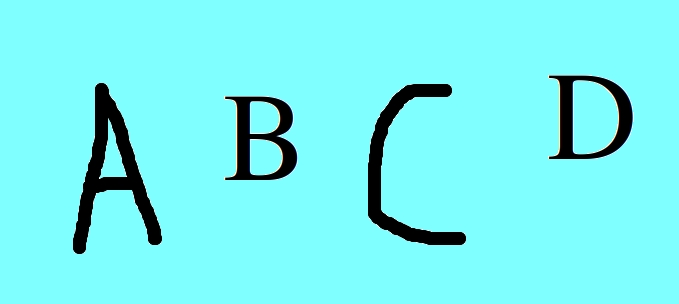
#> input picture img/abcd_handwritten.jpg, 679 x 304 px
$ python test_digit_separation.py   (older library calls are emulated)
#> lines starting #> are read from the running program, lines starting #| are printed output that depends on the picture; after the words box and inside, x2 and y2 are one past the last pixel; in counts of white or black regions, pixels touching at a corner belong together
# -*- coding: utf-8 -*-
"""
Created on Fri Jan  3 14:47:59 2020

@author: jakob
"""

# import the necessary packages
import numpy as np
import cv2
import imutils

# load the image, convert it to grayscale, and blur it to remove noise
image = cv2.imread("../img/abcd_handwritten.jpg")
#> image is the input picture: shape (304, 679, 3); mean B, G, R 238.5, 238.5, 119.7
gray = cv2.cvtColor(image, cv2.COLOR_BGR2GRAY)
gray = cv2.GaussianBlur(gray, (7, 7), 0)
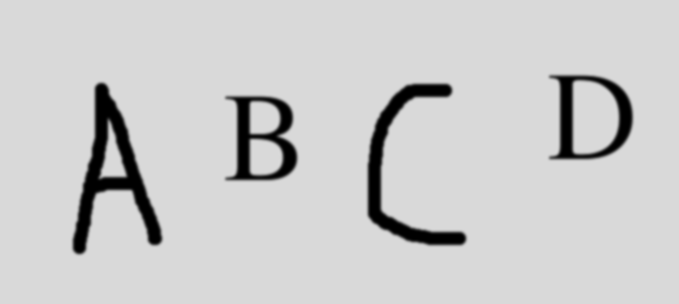
#> gray: shape (304, 679); min 0, max 218, mean 203.2

# threshold the image
ret,thresh1 = cv2.threshold(gray ,127,255,cv2.THRESH_BINARY_INV)
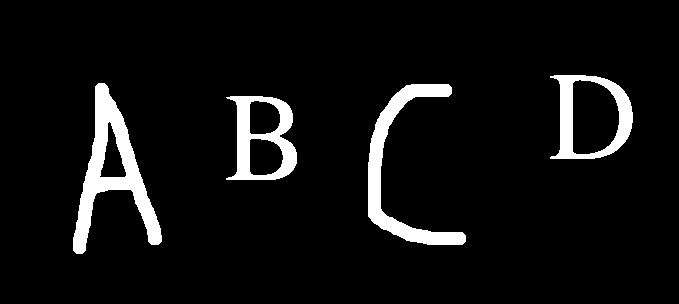
#> thresh1: shape (304, 679); 6.6% white; 4 white regions, box (x1, y1, x2, y2) and area: (73, 83, 162, 254) 4799, (368, 84, 466, 245) 3665, (226, 96, 297, 180) 2677, (550, 75, 633, 159) 2562

# dilate the white portions
dilate = cv2.dilate(thresh1, None, iterations=2)
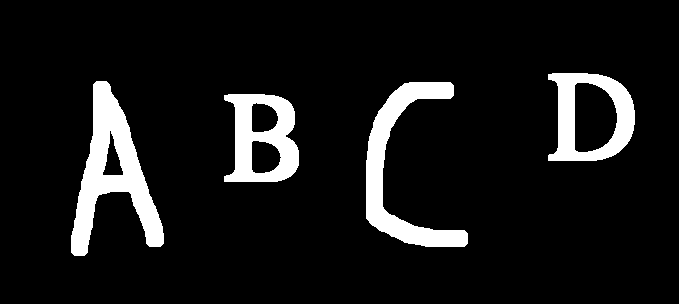
#> dilate: shape (304, 679); 9.2% white; 4 white regions

# find contours in the image
cnts = cv2.findContours(dilate.copy(), cv2.RETR_EXTERNAL,cv2.CHAIN_APPROX_SIMPLE)
#> cnts = 4 contours; box (x1, y1, x2, y2) and area: (71, 81, 164, 256) 6536, (548, 73, 635, 161) 6005, (224, 94, 299, 182) 5124, (366, 82, 468, 247) 4730
#cv2.findContours(dilate.copy(), cv2.RETR_EXTERNAL, cv2.CHAIN_APPROX_SIMPLE)
cnts = cnts[0] if imutils.is_cv2() else cnts[1]

orig = image.copy()
i = 0

for cnt in cnts:
    # Check the area of contour, if it is very small ignore it
    if(cv2.contourArea(cnt) < 100):
        continue

    # Filtered countours are detected
    x,y,w,h = cv2.boundingRect(cnt)

    # Taking ROI of the cotour
    roi = image[y:y+h, x:x+w]

    # Mark them on the image if you want
    cv2.rectangle(orig,(x,y),(x+w,y+h),(0,255,0),2)

    # Save your contours or characters
    cv2.imwrite("roi" + str(i) + ".png", roi)

    i = i + 1
#> this loop made 4 passes
#> (x, y, w, h) on passes 1 to 4: (224, 94, 75, 88), (366, 82, 102, 165), (71, 81, 93, 175), (548, 73, 87, 88)
#> pass 1, `roi = image[y:y+h, x:x+w]`:
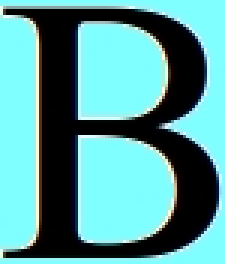
#> roi: shape (88, 75, 3) (shown 3 times larger); mean B, G, R 155.2, 154.9, 86.7
#> pass 2, `roi = image[y:y+h, x:x+w]`:
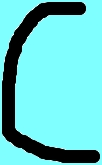
#> roi: shape (165, 102, 3); mean B, G, R 200.5, 200.5, 101.6
#> pass 3, `roi = image[y:y+h, x:x+w]`:
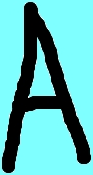
#> roi: shape (175, 93, 3); mean B, G, R 181.7, 181.6, 92.8
#> after the loop:
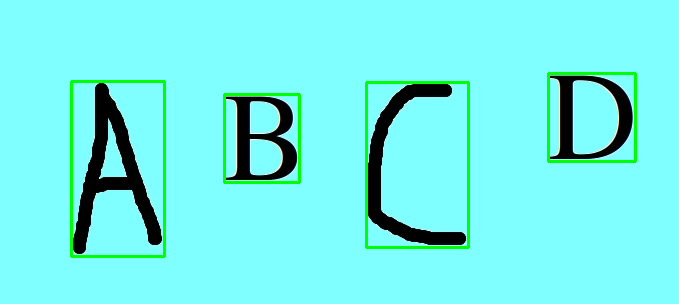
#> orig: shape (304, 679, 3); 2.53% of pixels changed, all inside (x1, y1, x2, y2) = (70, 72, 637, 258)
#> after the loop, i = 4

cv2.imshow("Image", orig)
cv2.waitKey(0)
